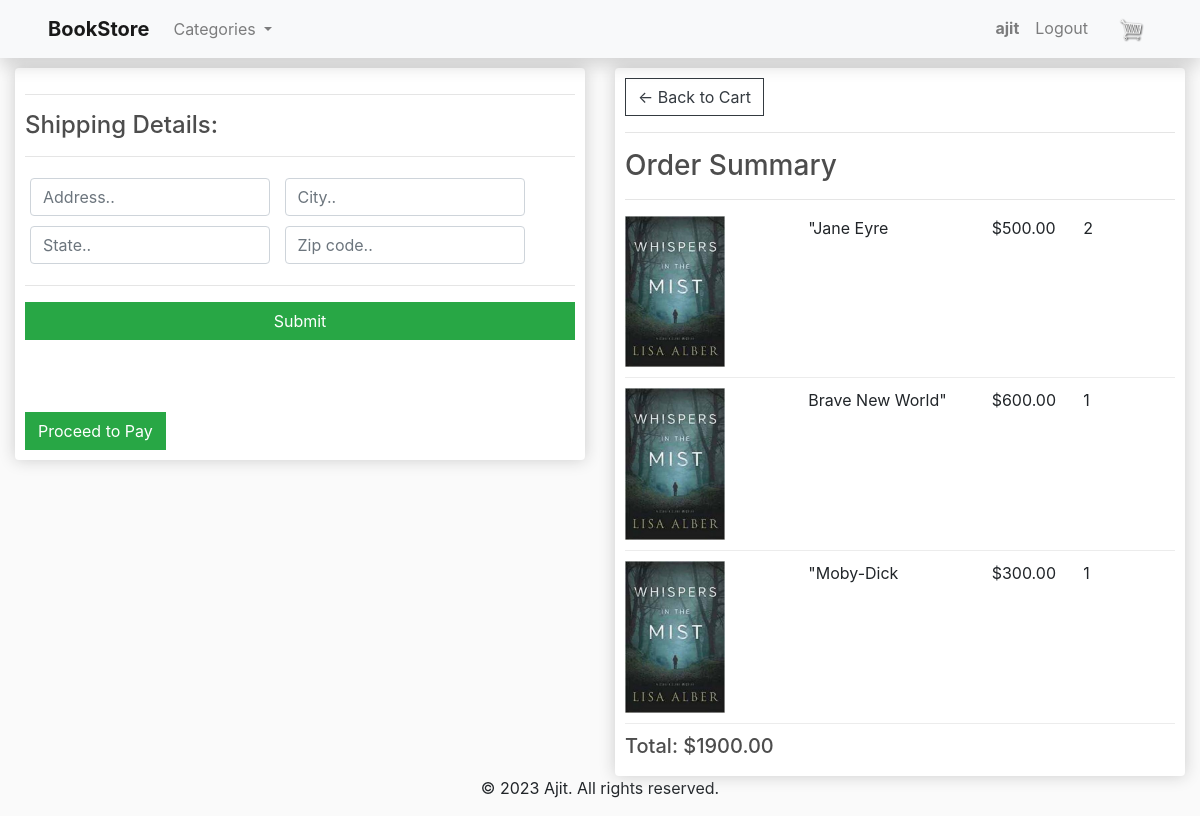
/checkout/ (signed in), run on an earlier commit of the app's database.
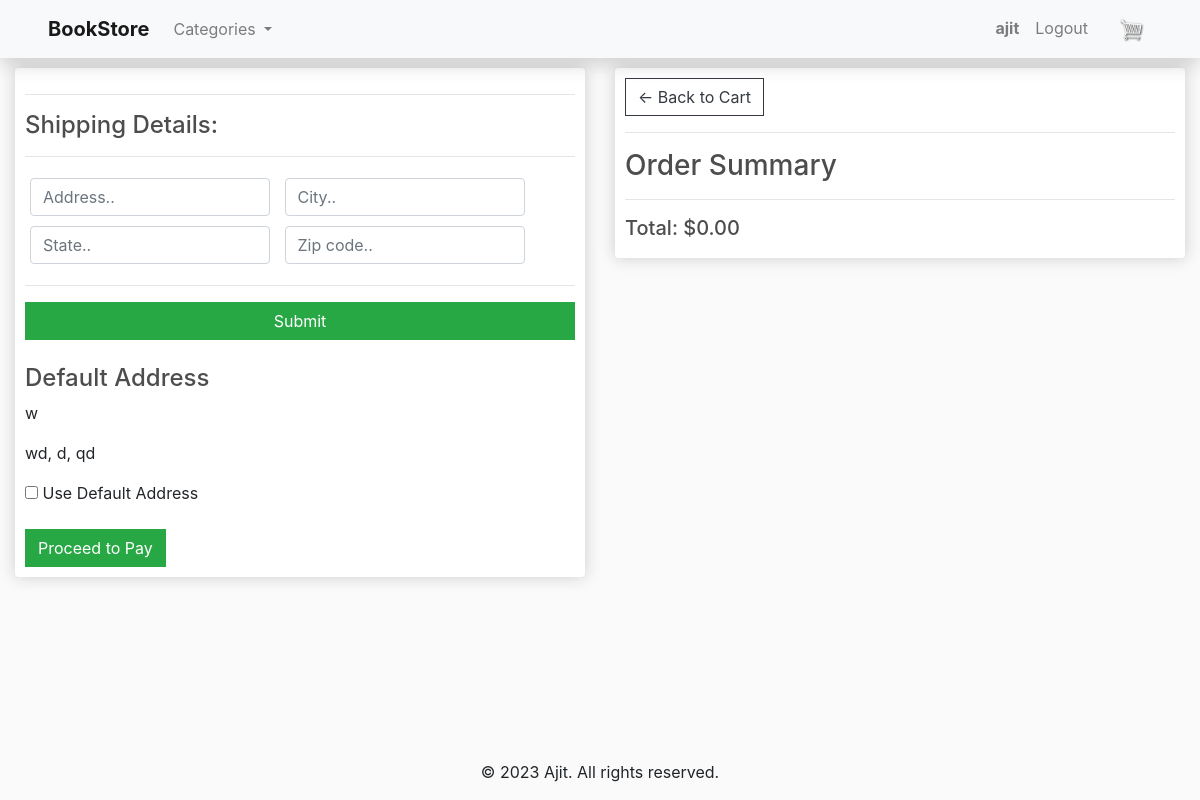
And on a later commit of the database.
### store/models.py (models this page shows, shortened)
class Cart(models.Model):
    user = models.ForeignKey(User, on_delete=models.CASCADE, blank=True, null=True)
    product = models.ForeignKey(Product, on_delete=models.SET_NULL, blank=True, null=True)
    order = models.ForeignKey(Order, on_delete=models.SET_NULL, blank=True, null=True)
    quantity = models.IntegerField(default=0, null=True, blank=True)
    date_added = models.DateTimeField(auto_now_add=True)

class Product(models.Model):
    name = models.CharField(max_length=200)
    slug=models.SlugField(max_length=210,unique=True)
    author = models.CharField(max_length=200, default='Not defined')
    description = models.TextField(max_length=3000, blank=True)
    price = models.DecimalField(max_digits=10, decimal_places=2)
    digital = models.BooleanField(default=False)
    image = models.ImageField(null=True, blank=True)
    category = models.ForeignKey(Category, on_delete=models.SET_NULL, null=True, blank=True)
    quantity   	 = models.IntegerField(default=0)
    @property
    def imageURL(self):
        try:
            url = self.image.url
        except ValueError:
            url = ''
        return url

class ShippingAddress(models.Model):
    user = models.ForeignKey(User, on_delete=models.SET_NULL, null=True,blank=True)
    address = models.CharField(max_length=200)
    city = models.CharField(max_length=200)
    state = models.CharField(max_length=200)
    zipcode = models.CharField(max_length=200)
    date_added = models.DateTimeField(auto_now_add=True)
    is_default = models.BooleanField(default=True)  # New field indicating the default address

### store/views.py (the view)
# urls.py: path('checkout/', views.checkout, name="checkout"),
@login_required
def checkout(request):
    cart_items = Cart.objects.filter(user=request.user)
    user_default_address = ShippingAddress.objects.filter(user=request.user, is_default=True).first()
    categories = Category.objects.all()
    cart_total = 0
    for item in cart_items:
        item.total_price = item.product.price * item.quantity
        cart_total += item.total_price
    if request.method=='POST':
        form=ShippingAddressForm(request.POST)
        if form.is_valid():
            shipping_address = form.save(commit=False)
            shipping_address.user = request.user
            shipping_address.save()
            messages.success(request, 'Address saved successfully.')
            return redirect('checkout')
        else:
            pass
    else:
        form_data = {'user_default_address': True} if user_default_address else {}
        form = ShippingAddressForm(initial=form_data)
    return render(request, 'store/checkout.html', {'cart_items': cart_items, 'cart_total': cart_total,'form': form,'user_default_address': user_default_address,'categories':categories})

### store/forms.py
class ShippingAddressForm(forms.ModelForm):
	class Meta:
		model = ShippingAddress
		fields = ['address', 'city', 'state', 'zipcode']

### templates/store/checkout.html (shortened to what this page needs)
{% extends 'store/main.html' %}
{% load static %}
{% block content %}
     <div class="row">
		<div class="col-lg-6">
			<div class="box-element" id="form-wrapper">
				<form method="POST">
					<div id="user-info">
						<hr>
						<h4>Shipping Details:</h4>
						<hr>
						<div class="form-field">
							<input class="form-control" type="text" name="address" placeholder="Address..">
						</div>
						<div class="form-field">
							<input class="form-control" type="text" name="city" placeholder="City..">
						</div>
						<div class="form-field">
							<input class="form-control" type="text" name="state" placeholder="State..">
						</div>
						<div class="form-field">
							<input class="form-control" type="text" name="zipcode" placeholder="Zip code..">
						</div>
					</div>
					<hr>
					<input id="form-button" class="btn btn-success btn-block" type="submit" value="Submit">
					<br>
					{% if user_default_address %}
					<h4>Default Address</h4>
					<p>{{ user_default_address.address }}</p>
					<p>{{ user_default_address.city }}, {{ user_default_address.state }}, {{ user_default_address.zipcode }}</p>
					<input type="checkbox" name="use_default_address" id="useDefaultAddress"> Use Default Address
					{% endif %}
				<br>
				<br>
				<a href="{% url 'process_payment' %}" class="btn btn-success" id="proceedToPayBtn" disabled>Proceed to Pay</a>
			</form>
			</div>
		</div>
		<div class="col-lg-6">
			<div class="box-element">
				<a  class="btn btn-outline-dark" href="{% url 'cart' %}">&#x2190; Back to Cart</a>
				<hr>
				<h3>Order Summary</h3>
				<hr>
				{% for item in cart_items %}
				<div class="cart-row">
					<div style="flex:2"><img class="row-image" src="{{item.product.imageURL}}"></div>
					<div style="flex:2"><p>{{item.product.name}}</p></div>
					<div style="flex:1"><p>${{item.product.price|floatformat:2}}</p></div>
					<div style="flex:1"><p>{{item.quantity}}</p></div>
				</div>
				{% endfor %}
				<h5>Total:   ${{cart_total|floatformat:2}}</h5>
			</div>
		</div>
	</div>
{% endblock content %}

What changed in the data, as far as the page shows it:
removed Cart: product.imageURL (picture), product.name "\"Jane Eyre", product.price "500.00", quantity "2"
removed Cart: product.imageURL (picture), product.name "Brave New World\"", product.price "600.00", quantity "1"
removed Cart: product.imageURL (picture), product.name "\"Moby-Dick", product.price "300.00", quantity "1"
added ShippingAddress: address "w", city "wd", state "d", zipcode "qd"
Also different on the page:
form field use_default_address: (not shown) → "☐"
{{ cart_total|floatformat:2 }}: "1900.00" → "0.00"
text now shown: "Default Address , , Use Default Address"
